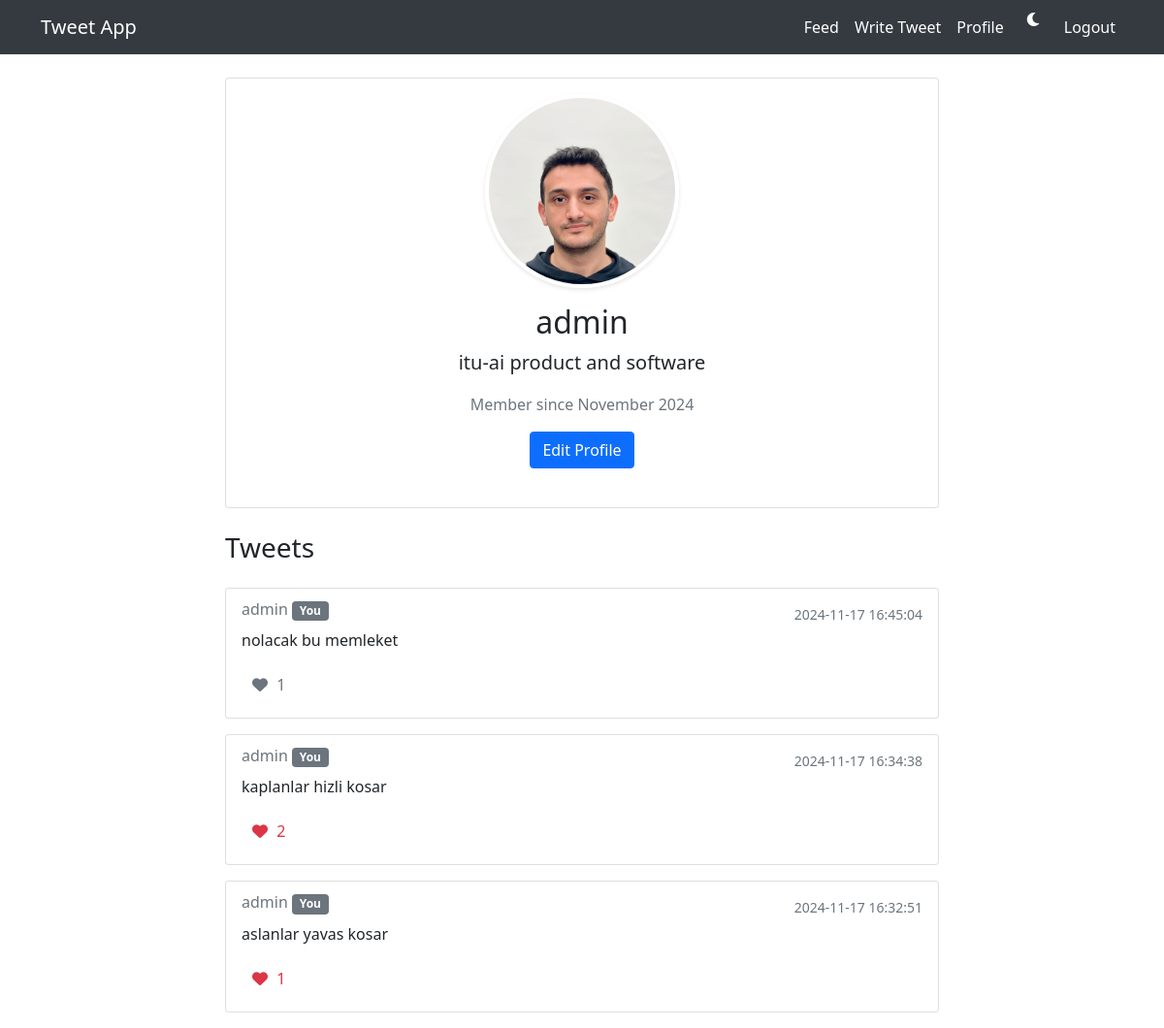
The app's page /profile (signed in) with its own data.
### app.py (models this page shows)
class User(UserMixin, db.Model):
    id = db.Column(db.Integer, primary_key=True)
    username = db.Column(db.String(80), unique=True, nullable=False)
    password_hash = db.Column(db.String(120), nullable=False)
    bio = db.Column(db.String(200))
    profile_picture = db.Column(db.String(200), default='default.jpg')
    created_at = db.Column(db.DateTime, default=datetime.utcnow)
    tweets = db.relationship('Tweet', backref='author', lazy=True)
    likes = db.relationship('Like', backref='user', lazy=True)

class Tweet(db.Model):
    id = db.Column(db.Integer, primary_key=True)
    content = db.Column(db.String(280), nullable=False)
    timestamp = db.Column(db.DateTime, default=datetime.utcnow)
    user_id = db.Column(db.Integer, db.ForeignKey('user.id'), nullable=False)
    likes = db.relationship('Like', backref='tweet', lazy=True)
    def is_liked_by(self, user):
        like = Like.query.filter_by(user_id=user.id, tweet_id=self.id).first()
        if like is not None:
            return True
        else:
            return False

### app.py (the view)
@app.route('/profile')
@app.route('/profile/<username>')
@login_required
def profile(username=None):
    if username is None:
        user = current_user
    else:
        user = User.query.filter_by(username=username).first_or_404()
    user_tweets = Tweet.query.filter_by(user_id=user.id)\
        .order_by(Tweet.timestamp.desc()).all()
    return render_template('profile.html', user=user, tweets=user_tweets)

### app.py (called while the page is built)
@login_manager.user_loader
def load_user(user_id):
    return User.query.get(int(user_id))

### templates/profile.html (shortened to what this page needs)
{% extends "base.html" %}
{% block content %}
<div class="row">
    <div class="col-md-8 mx-auto">
        <div class="card mb-4">
            <div class="card-body">
                <div class="text-center mb-4">
                    <img src="{{ url_for('static', filename='profile_pics/' + user.profile_picture) }}"
                         class="rounded-circle profile-img mb-3"
                         alt="Profile Picture"
                         style="width: 200px; height: 200px; object-fit: cover;">
                    <h2>{{ user.username }}</h2>
                    {% if user.bio %}
                        <p class="lead">{{ user.bio }}</p>
                    {% endif %}
                    <p class="text-muted">Member since {{ user.created_at.strftime('%B %Y') }}</p>
                    {% if user == current_user %}
                        <a href="{{ url_for('edit_profile') }}" class="btn btn-primary">Edit Profile</a>
                    {% endif %}
                </div>
            </div>
        </div>
        <h3 class="mb-4">Tweets</h3>
        {% if tweets %}
            {% for tweet in tweets %}
                <div class="card mb-3">
                    <div class="card-body">
                        <div class="d-flex justify-content-between">
                            <h6 class="card-subtitle mb-2 text-muted">
                                {{ tweet.author.username }}
                                {% if tweet.author == current_user %}
                                    <span class="badge bg-secondary">You</span>
                                {% endif %}
                            </h6>
                            <small class="text-muted">
                                {{ tweet.timestamp.strftime('%Y-%m-%d %H:%M:%S') }}
                            </small>
                        </div>
                        <p class="card-text">{{ tweet.content }}</p>
                        <div class="d-flex justify-content-between align-items-center">
                            <button class="btn btn-link text-decoration-none like-button {% if tweet.is_liked_by(current_user) %}liked{% endif %}"
                                    data-tweet-id="{{ tweet.id }}">
                                <i class="fas fa-heart"></i>
                                <span class="like-count">{{ tweet.likes|length }}</span>
                            </button>
                        </div>
                    </div>
                </div>
            {% endfor %}
        {% else %}
            <p class="text-muted">No tweets yet.</p>
        {% endif %}
    </div>
</div>
{% endblock %}

### templates/base.html (shortened to what this page needs)
<!DOCTYPE html>
<html lang="en">
<head>
    <link href="https://cdn.jsdelivr.net/npm/bootstrap@5.1.3/dist/css/bootstrap.min.css" rel="stylesheet">
    <link href="https://cdnjs.cloudflare.com/ajax/libs/font-awesome/6.0.0/css/all.min.css" rel="stylesheet">
    <link href="{{ url_for('static', filename='css/style.css') }}" rel="stylesheet">
</head>
<body>
    <nav class="navbar navbar-expand-lg navbar-dark bg-dark">
        <div class="container">
            <a class="navbar-brand" href="{{ url_for('index') }}">Tweet App</a>
            <div class="collapse navbar-collapse" id="navbarNav">
                <ul class="navbar-nav ms-auto">
                    {% if current_user.is_authenticated %}
                        <li class="nav-item">
                            <a class="nav-link" href="{{ url_for('feed') }}">Feed</a>
                        </li>
                        <li class="nav-item">
                            <a class="nav-link" href="{{ url_for('write_tweet') }}">Write Tweet</a>
                        </li>
                        <li class="nav-item">
                            <a class="nav-link" href="{{ url_for('profile') }}">Profile</a>
                        </li>
                        <li class="nav-item">
                            <button class="dark-mode-toggle" onclick="toggleDarkMode()">
                                <i id="darkModeIcon" class="fas fa-moon"></i>
                            </button>
                        </li>
                        <li class="nav-item">
                            <a class="nav-link" href="{{ url_for('logout') }}">Logout</a>
                        </li>
                    {% endif %}
                </ul>
            </div>
        </div>
    </nav>
    <div class="container mt-4">
        {% block content %}{% endblock %}
    </div>
</body>
</html>

### static/css/style.css (style rules this page uses)
:root { --bg-color: #ffffff; --text-color: #212529; --card-bg: #ffffff; --border-color: rgba(0,0,0,.125); --nav-bg: #343a40; --nav-text: #ffffff; }
body { background-color: var(--bg-color); color: var(--text-color); transition: background-color 0.3s ease, color 0.3s ease; }
.card { background-color: var(--card-bg); border-color: var(--border-color); }
.navbar { background-color: var(--nav-bg) !important; }
.navbar-brand, .nav-link { color: var(--nav-text) !important; }
.dark-mode-toggle { background: none; border: none; padding: 0 15px; color: var(--nav-text); cursor: pointer; }
.profile-img { border: 4px solid #fff; box-shadow: 0 2px 4px rgba(0, 0, 0, 0.1); transition: transform 0.2s ease; }
.like-button { color: #6c757d; transition: all 0.2s ease; padding: 5px 10px; border-radius: 20px; }
.like-button.liked { color: #dc3545; }
.like-button i { margin-right: 5px; }

### records on screen
User: profile_picture (picture), username "admin", bio "itu-ai product and software", created_at "November 2024"
Tweet: author.username "admin", timestamp "2024-11-17 16:45:04", content "nolacak bu memleket", likes|length "1"
Tweet: author.username "admin", timestamp "2024-11-17 16:34:38", content "kaplanlar hizli kosar", likes|length "2"
Tweet: author.username "admin", timestamp "2024-11-17 16:32:51", content "aslanlar yavas kosar", likes|length "1"
